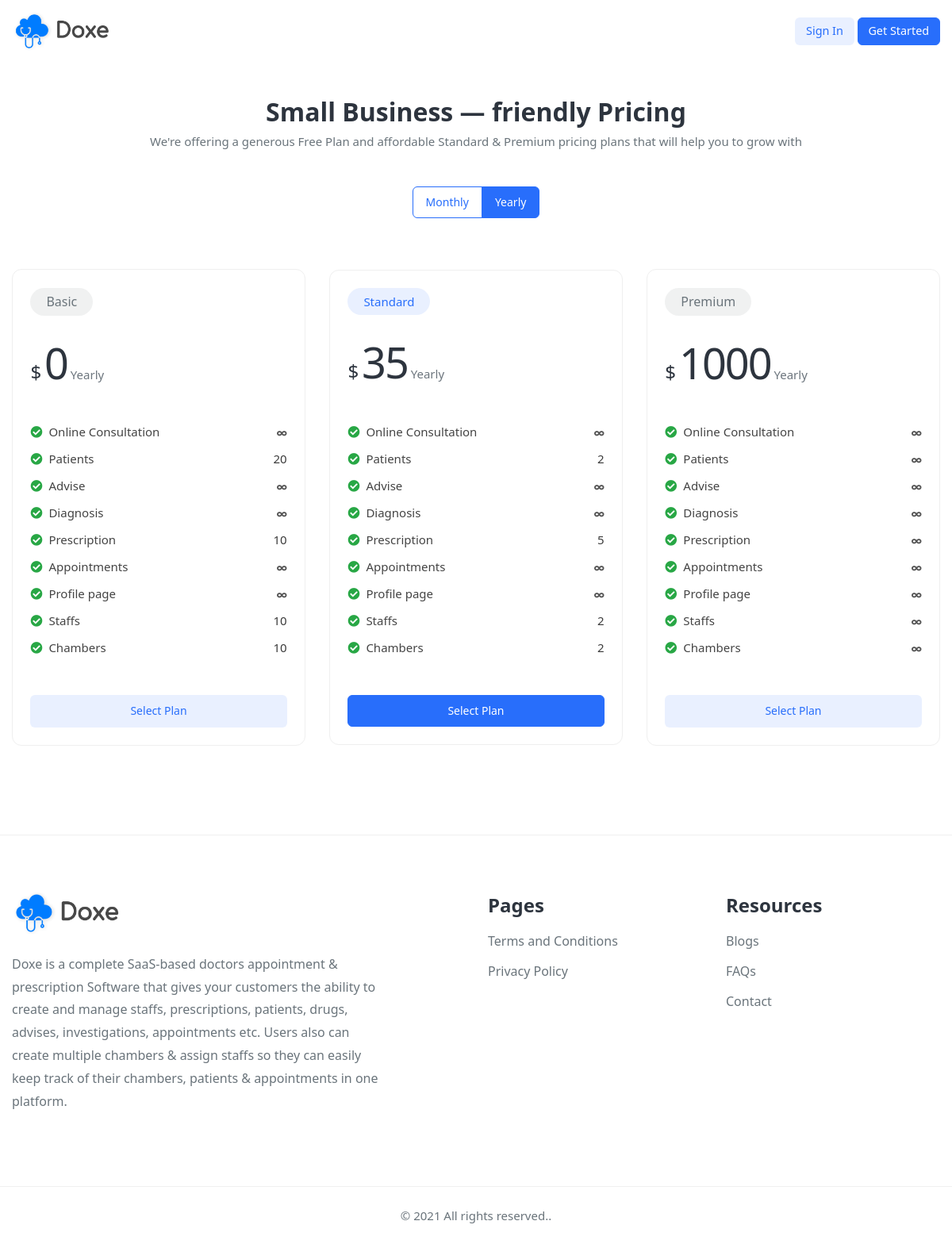
Screenshot of /index.php/home/pricing with the database file from the repository.
### tables this page shows
CREATE TABLE `settings` (
  `id` int(11) NOT NULL,
  `site_name` varchar(255) DEFAULT NULL,
  `site_title` varchar(255) DEFAULT NULL,
  `favicon` varchar(255) DEFAULT NULL,
  `logo` varchar(255) DEFAULT NULL,
  `hero_img` varchar(255) DEFAULT NULL,
  `keywords` varchar(255) DEFAULT NULL,
  `description` text,
  `footer_about` text,
  `admin_email` varchar(255) DEFAULT NULL,
  `mobile` varchar(255) DEFAULT NULL,
  `copyright` varchar(255) DEFAULT NULL,
  `pagination_limit` int(11) DEFAULT NULL,
  `facebook` varchar(255) DEFAULT NULL,
  `instagram` varchar(255) DEFAULT NULL,
  `twitter` varchar(255) DEFAULT NULL,
  `linkedin` varchar(255) DEFAULT NULL,
  `google_analytics` longtext,
  `site_color` varchar(255) DEFAULT NULL,
  `site_font` varchar(255) DEFAULT NULL,
  `layout` int(11) DEFAULT NULL,
  `about_info` mediumtext,
  `ind_code` varchar(255) DEFAULT NULL,
  `purchase_code` varchar(255) DEFAULT NULL,
  `link` varchar(255) DEFAULT NULL,
  `enable_captcha` int(11) NOT NULL DEFAULT '0',
  `enable_workflow` int(11) NOT NULL DEFAULT '1',
  `enable_users` int(11) NOT NULL DEFAULT '1',
  `enable_blog` int(11) NOT NULL,
  `enable_faq` int(11) NOT NULL,
  `enable_registration` int(11) NOT NULL,
  `enable_payment` int(11) NOT NULL,
  `enable_paypal` int(11) NOT NULL DEFAULT '0',
  `enable_email_verify` int(11) NOT NULL,
  `enable_multilingual` int(11) DEFAULT '0',
  `captcha_type` int(11) DEFAULT NULL,
  `captcha_site_key` varchar(255) DEFAULT NULL,
  `captcha_secret_key` varchar(255) DEFAULT NULL,
  `paypal_email` varchar(255) DEFAULT NULL,
  `paypal_payment` int(11) DEFAULT '0',
  `stripe_payment` int(11) DEFAULT '0',
  `publish_key` varchar(255) DEFAULT NULL,
  `secret_key` varchar(255) DEFAULT NULL,
  `paystack_payment` varchar(155) DEFAULT '0',
  `paystack_secret_key` varchar(255) DEFAULT NULL,
  `paystack_public_key` varchar(255) DEFAULT NULL,
  `razorpay_payment` varchar(155) DEFAULT '0',
  `razorpay_key_id` varchar(255) DEFAULT NULL,
  `razorpay_key_secret` varchar(255) DEFAULT NULL,
  `mercado_payment` int(11) DEFAULT '0',
  `mercado_currency` varchar(155) DEFAULT NULL,
  `mercado_api_key` varchar(255) DEFAULT NULL,
  `mercado_token` varchar(255) DEFAULT NULL,
  `paypal_mode` varchar(255) DEFAULT 'sandbox',
  `mail_protocol` varchar(255) DEFAULT NULL,
  `mail_title` varchar(255) DEFAULT NULL,
  `mail_host` varchar(255) DEFAULT NULL,
  `mail_port` varchar(255) DEFAULT NULL,
  `mail_encryption` varchar(255) DEFAULT 'ssl',
  `mail_username` varchar(255) DEFAULT NULL,
  `mail_password` varchar(255) DEFAULT NULL,
  `country` int(11) NOT NULL DEFAULT '178',
  `site_info` int(11) DEFAULT NULL,
  `zoom_api_key` mediumtext,
  `zoom_secret_key` mediumtext,
  `lang` int(11) NOT NULL DEFAULT '1',
  `sid` varchar(255) DEFAULT '2020-02-02',
  `type` varchar(255) DEFAULT 'live',
  `trial_days` int(11) DEFAULT '0',
  `expire_reminder` int(11) DEFAULT '15',
  `theme` int(11) DEFAULT '1',
  `version` varchar(255) NOT NULL DEFAULT 'v1.1'
);

CREATE TABLE `package` (
  `id` int(11) NOT NULL,
  `name` varchar(255) DEFAULT NULL,
  `slug` varchar(255) DEFAULT NULL,
  `price` decimal(10,2) DEFAULT '0.00',
  `monthly_price` decimal(10,2) DEFAULT NULL,
  `bill_type` varchar(255) DEFAULT NULL,
  `is_special` int(11) NOT NULL DEFAULT '0',
  `status` int(11) NOT NULL DEFAULT '1'
);

CREATE TABLE `country` (
  `id` int(11) NOT NULL,
  `name` varchar(20) NOT NULL,
  `code` varchar(2) NOT NULL,
  `dial_code` varchar(5) NOT NULL,
  `currency_name` varchar(20) NOT NULL,
  `currency_symbol` varchar(20) NOT NULL,
  `currency_code` varchar(10) NOT NULL
);

CREATE TABLE `features` (
  `id` int(11) NOT NULL,
  `name` varchar(255) DEFAULT NULL,
  `slug` varchar(255) NOT NULL,
  `is_limit` int(11) NOT NULL,
  `basic` int(11) DEFAULT NULL,
  `standared` int(11) DEFAULT NULL,
  `premium` int(11) DEFAULT NULL
);

CREATE TABLE `feature_assaign` (
  `id` int(11) NOT NULL,
  `package_id` int(11) NOT NULL,
  `feature_id` int(11) NOT NULL
);

CREATE TABLE `pages` (
  `id` int(11) NOT NULL,
  `title` varchar(255) DEFAULT NULL,
  `slug` varchar(255) DEFAULT NULL,
  `details` longtext,
  `status` int(11) DEFAULT NULL,
  `created_at` datetime NOT NULL
);

### application/views/price.php (the view, shortened to what the rows shown need)
<section class="pt-6">
    <div class="container">
        <div class="text-center mx-md-auto mb-5 mb-md-7 mb-lg-9">
            <h2 class="mb-1" data-aos="fade-up"><?php echo trans('pricing-title') ?></h2>
        </div>
        <div class="row">
            <?php $i=1; foreach ($packages as $package): ?>
              <div class="col-md-4 m-auto" data-aos="fade-up" data-aos-delay="<?php echo $i*100; ?>">
                 <div class="pricing-table purple">
                  <h1 class="package_title badge badge-pill badge-<?php if($i == 2){echo "primary";}else{echo "secondary";} ?>-soft"><?php echo html_escape($package->name); ?></h1>
                    <div class="price-tag m-0 text-left">
                       <div class="yearly_price">
                           <span class="text-dark symbol"><?php echo settings()->currency_symbol ?></span>
                           <span class="amount text-dark"><?php echo round($package->price); ?></span>
                           <span class="text-small text-muted"><?php echo trans('yearly') ?></span>
                       </div>
                    </div>
                      <div class="pricing-features text-center">
                          <?php if (empty($package->features)): ?>
                            <?php echo trans('features-not-selected') ?>
                          <?php else: ?>
                            <?php foreach ($features as $all_feature): ?>
                              <?php foreach ($package->features as $feature): ?>
                                  <?php if ($feature->feature_id == $all_feature->id): ?>
                                      <?php $icon = 'fa fa-check-circle text-success'; break; ?>
                                  <?php else: ?>
                                      <?php $icon = 'fa fa-times-circle text-danger'; ?>
                                  <?php endif ?>
                              <?php endforeach ?>
                              <?php $package_slug = $package->slug; $limit = get_feature_limit($all_feature->id)->$package_slug; ?>
                              <div class="feature">
                                <span class="icon"><?php if(isset($limit) && $limit > 0){echo html_escape($limit);}else{ echo '<i class="fa fa-infinity"></i>';}; ?> </span>
                                <span class="limit mr-2"><i class="<?php echo html_escape($icon); ?>"></i></span> <?php echo trans($all_feature->slug) ?>
                              </div>
                            <?php endforeach ?>
                          <?php endif ?>
                      </div>
                    <a class="btn btn-<?php if($i == 2){echo "primary";}else{echo "light-primary";} ?> btn-block package_btn" href="<?php echo base_url('register?plan='.$package->slug) ?>"><?php echo trans('select-plan') ?></a>
                 </div>
              </div>
            <?php $i++; endforeach ?>
        </div>
    </div>
</section>

### application/views/include/header.php (shortened to what the rows shown need)
<!DOCTYPE html>
<html lang="en" dir="<?php echo text_dir(); ?>">
<head>
    <link rel="stylesheet" href="<?php echo base_url() ?>assets/front/libs/font-awesome/css/fontawesome-all.min.css">
    <link rel="stylesheet" href="<?php echo base_url() ?>assets/front/libs/jarallax/dist/jarallax.css">
    <link rel="stylesheet" href="<?php echo base_url() ?>assets/front/libs/owl-carousel/dist/css/owl.carousel.min.css">
    <link rel="stylesheet" href="<?php echo base_url() ?>assets/front/libs/owl-carousel/dist/css/owl.theme.default.min.css">
    <link rel="stylesheet" href="<?php echo base_url() ?>assets/front/css/simple-line-icons.css">
    <link rel="stylesheet" href="<?php echo base_url() ?>assets/admin/css/sweet-alert.css" rel="stylesheet" />
    <link rel="stylesheet" href="<?php echo base_url() ?>assets/admin/css/select2.css" rel="stylesheet" />
    <link rel="stylesheet" href="<?php echo base_url() ?>assets/font/flaticon.css">
    <link href="<?php echo base_url() ?>assets/admin/css/toast.css" rel="stylesheet" />
    <link href="<?php echo base_url() ?>assets/admin/css/timepicki.css" rel="stylesheet">
    <link href="<?php echo base_url() ?>assets/front/css/template.min.css" rel="stylesheet">
    <link rel="stylesheet" href="<?php echo base_url() ?>assets/front/css/aos.css">
</head>
<body>
    <div class="main-wrapper">
        <?php if (isset($menu) && $menu == TRUE): ?>
            <header>
                <div class="container">
                    <nav class="navbar navbar-expand-lg navbar-light bg-white py-3">
                        <a class="navbar-brand mr-lg-5" href="<?php echo base_url() ?>">
                            <img src="<?php echo base_url(settings()->logo) ?>" alt="logo">
                        </a>
                        <div id="navbarContent" class="collapse navbar-collapse">
                            <ul class="navbar-nav align-items-lg-center ml-lg-auto">
                                <li class="nav-item mr-0">
                                    <?php if (is_admin()): ?>
                                        <a class="btn btn-sm btn-light-secondary ml-auto" href="<?php echo base_url('auth/logout') ?>"><i class="icon-logout"></i> <?php echo trans('logout') ?> </a>
                                        <a class="btn btn-sm btn-primary ml-auto" href="<?php echo base_url('admin/dashboard') ?>"><i class="icon-speedometer mr-1"></i> <?php echo trans('dashboard') ?></a>
                                    <?php else: ?>
                                        <a class="btn btn-sm btn-light-primary ml-auto" href="<?php echo base_url('login') ?>"><?php echo trans('sign-in') ?></a>
                                        <a class="btn btn-sm btn-primary ml-auto" href="<?php echo base_url('register') ?>"><?php echo trans('get-started') ?></a>
                                    <?php endif ?>
                                </li>
                            </ul>
                        </div>
                    </nav>
                </div>
            </header>
        <?php endif ?>

### application/views/include/footer.php (shortened to what the rows shown need)
<?php if (isset($menu) && $menu == TRUE): ?>
<footer class="pt-8 pt-lg-10 border-top border-light">
    <div class="container">
        <div class="row pb-8 pb-lg-10">
            <div class="col-sm-5 col-lg-5 mb-5 mb-lg-0">
                <img src="<?php echo base_url(settings()->logo) ?>" class="w-md-30 mb-4" alt="logo">
                <p class="display-10 line-height-lg"><?php echo html_escape(settings()->footer_about) ?></p>
            </div>
            <div class="col-sm-1 col-lg-1 mb-5 mb-sm-0"></div>
            <div class="col-sm-3 col-lg-3 mb-5 mb-sm-0">
                <?php if (!empty(get_pages())): ?>
                <h3 class="h4"><?php echo trans('pages') ?></h3>
                <ul class="footer-list-style-two">
                    <?php foreach (get_pages() as $page): ?>
                        <li><a href="<?php echo base_url('page/'.$page->slug) ?>"><?php echo html_escape($page->title) ?></a></li>
                    <?php endforeach ?>
                </ul>
                <?php endif ?>
            </div>
            <div class="col-sm-3 col-lg-3 mb-5 mb-lg-0">
                <h3 class="h4"><?php echo trans('resources') ?></h3>
                <ul class="footer-list-style-two">
                    <?php if (settings()->enable_blog == 1): ?>
                    <li><a href="<?php echo base_url('blogs') ?>"><?php echo trans('blogs') ?></a></li>
                    <?php endif ?>
                    <?php if (settings()->enable_faq == 1): ?>
                    <li><a href="<?php echo base_url('faqs') ?>"><?php echo trans('faqs') ?></a></li>
                    <?php endif ?>
                    <li><a href="<?php echo base_url('contact') ?>"><?php echo trans('contact') ?></a></li>
                </ul>
            </div>
        </div>
    </div>
    <div class="text-center border-top border-light">
        <div class="container">
            <div class="row py-4">
                <div class="col-md-12">
                    <p class="mb-0"><?php echo html_escape(settings()->copyright) ?>.</p>
                </div>
            </div>
        </div>
    </div>
</footer>
<?php endif; ?>
</div>
    <link rel="stylesheet" href="https://ajax.googleapis.com/ajax/libs/jqueryui/1.11.3/themes/smoothness/jquery-ui.css" />
</body>
</html>

### rows the page displays
settings: logo (picture), footer_about "Doxe is a complete SaaS-based doctors appointment & prescription Software that gives your customers the ability to create and manage staffs, prescriptions, patients, drugs, advises, investigations, appointments etc. Users also can create multiple chambers & assign staffs so they can easily keep track of their chambers, patients & appointments in one platform.", copyright "© 2021 All rights reserved."
package: name "Basic", country.currency_symbol "$", price "0"
features: limit "20", limit "2"
features: limit "10", limit "5"
features: limit "10", limit "2"
features: limit "10", limit "2"
package: name "Standard", country.currency_symbol "$", price "35"
package: name "Premium", country.currency_symbol "$", price "1000"
pages: title "Terms and Conditions"
pages: title "Privacy Policy"

### other values shown
trans('sign-in') "Sign In"
trans('get-started') "Get Started"
trans('pricing-title') "Small Business — friendly Pricing"
trans('pricing-desc') "We're offering a generous Free Plan and affordable Standard & Premium pricing plans that will help you to grow with"
trans('monthly') "Monthly"
trans('yearly') "Yearly"
trans('pages') "Pages"
trans('resources') "Resources"
trans('blogs') "Blogs"
trans('faqs') "FAQs"
trans('contact') "Contact"
